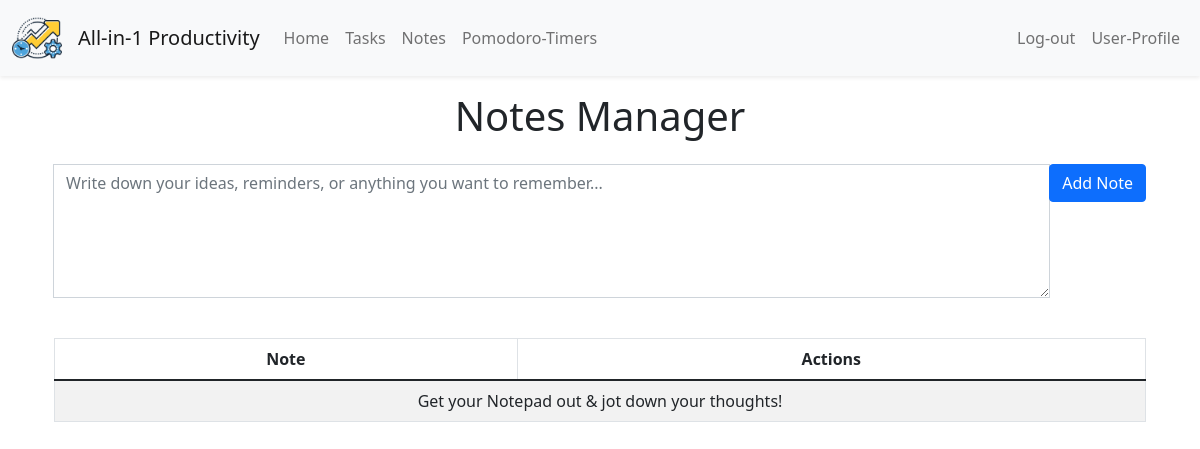
Page /notes (signed in) on the earlier database version.
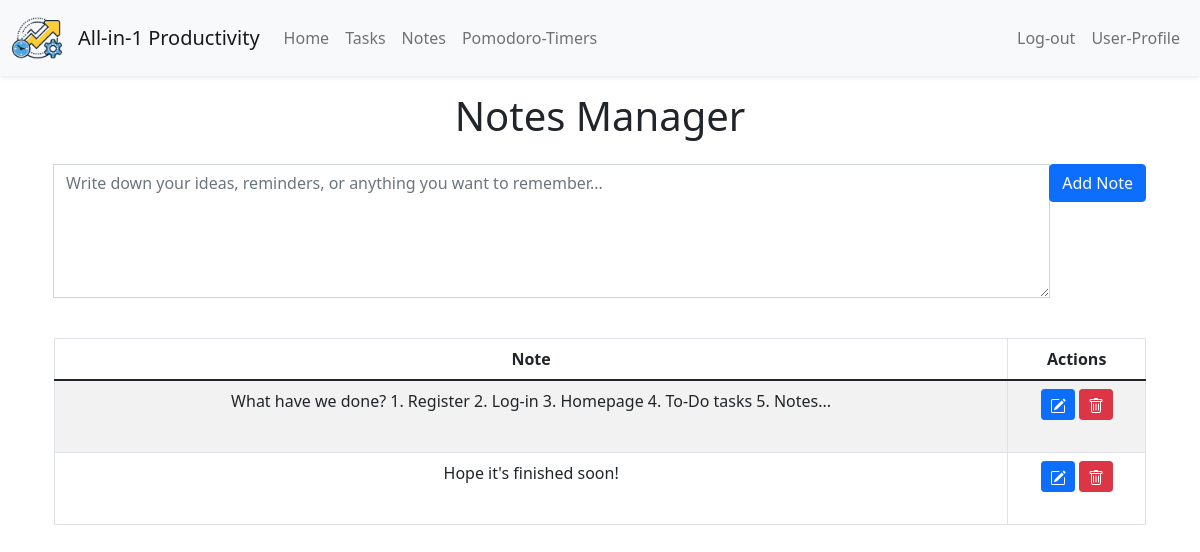
Same page on the later database version.
### tables this page shows
CREATE TABLE "notes" (id INTEGER PRIMARY KEY AUTOINCREMENT NOT NULL, note TEXT NOT NULL, user_id INTEGER, FOREIGN KEY (user_id) REFERENCES users(id));

### app.py (the view)
@app.route('/notes', methods=["GET"])
@login_required
def notes():
    if ("user_id" not in session.keys()):
        return redirect(url_for("login"))
    notes = db.execute("SELECT * FROM notes WHERE user_id = ?", session["user_id"])
    return render_template('notes.html', notes=notes)

### app.py (called while the page is built)
@app.after_request
def after_request(response):
    response.headers["Cache-Control"] = "no-cache, no-store, must-revalidate"
    response.headers["Expires"] = 0
    response.headers["Pragma"] = "no-cache"
    return response

### helpers.py (called while the page is built)
def login_required(f):
    @wraps(f)
    def decorated_function(*args, **kwargs):
        if session.get("user_id") is None:
            return redirect("/login")
        return f(*args, **kwargs)
    return decorated_function

### templates/notes.html (shortened to what this page needs)
{% extends "layout.html" %}
{% block main %}
<section class="note-taking-container container d-flex flex-column">
  <h1 class="text-center mb-4">Notes Manager</h1>
  <form action="/add_note" method="POST" class="mb-4">
    <div class="input-group mb-3">
      <textarea class="form-control" id="noteInput" name="note" placeholder="Write down your ideas, reminders, or anything you want to remember..." rows="5"></textarea>
      <div class="input-group-append">
        <button type="submit" class="btn btn-primary">Add Note</button>
      </div>
    </div>
  </form>
  <table class="table table-striped table-bordered">
    <thead>
      <tr>
        <th class="text-center">Note</th>
        <th class="text-center">Actions</th>
      </tr>
    </thead>
    <tbody>
      {% if not notes %}
      <tr>
        <td class="text-center" colspan="2">
          Get your Notepad out & jot down your thoughts!
        </td>
      </tr>
      {% else %}
      {% for row in notes %}
      <tr>
        <td class="text-center">
          <span class="note-tooltip" data-toggle="tooltip" data-placement="top" title="{{ row.note }}">
            {{ ' '.join(row.note.split()[:15]) }}{% if row.note.split()|length > 15 %}...{% endif %}
          </span>
        </td>
        <td class="text-center">
          <form action="/edit_note/{{ row.id }}" method="GET" class="d-inline" style="display: inline-block;">
            <button type="submit" class="btn btn-sm btn-primary">
            </button>
          </form>
          <form action="/del_note" method="POST" class="mb-4" style="display: inline-block;">
            <button type="submit" class="btn btn-sm btn-danger" onclick="return confirm('Are you sure you want to delete this task?')">
            </button>
          </form>
        </td>
      </tr>
      {% endfor %}
      {% endif %}
    </tbody>
  </table>
</section>
{% endblock %}

Differences in the rows shown:
added notes: note "What have we done? 1. Register 2. Log-in 3. Homepage 4. To-Do tasks 5. Notes"
added notes: note "Hope it's finished soon!"
Other differences:
text no longer shown: "Get your Notepad out & jot down your thoughts!"
